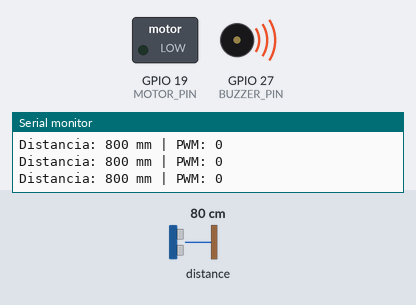
Simulated run of this sketch. Board: ESP32. Shown: switched loads named in the sketch (green lamp = pin HIGH), buzzer (waves = sounding), the last lines printed to the serial monitor. The test bench sets the inputs (shaded band); at power-on: distance to the obstacle 80 cm.

Above: at 1.9 s.
2.0 s: distance to the obstacle set to 2 cm
At 2.81 s:
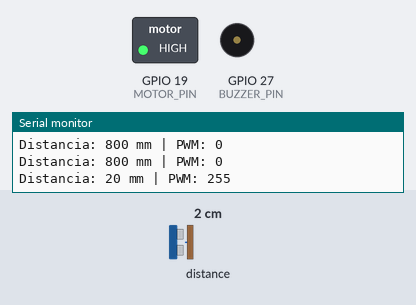
5.3 s: distance to the obstacle set to 4 cm
At 5.5 s:
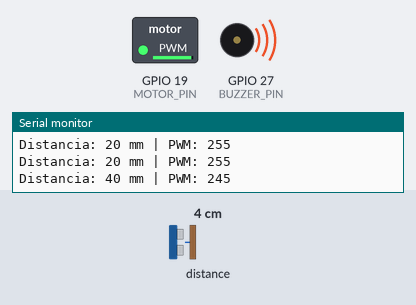
8.6 s: distance to the obstacle set to 18 cm
At 9.37 s:
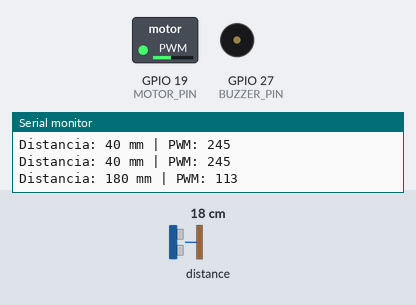
Timing chart, 0 to 17.9 s (numbered marks = the images above; inputs shaded):
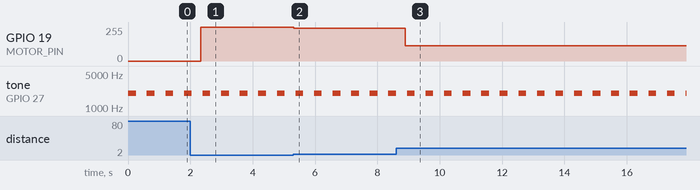

Measured:
- after the input at 2.0 s, GPIO 19 (MOTOR_PIN): 0/255 → 255/255 after 0.33 s
- after the input at 5.3 s, GPIO 19 (MOTOR_PIN): 255/255 → 244/255 at once
- after the input at 8.6 s, GPIO 19 (MOTOR_PIN): 244/255 → 113/255 after 0.29 s
- by itself, tone on GPIO 27 (BUZZER_PIN): alternates 2000 Hz for 0.25 s and silent for 0.35 s

The sketch:

TESTE_MOTOR_PROXM.ino
```cpp
#include <Wire.h>
#include <Adafruit_VL53L0X.h>

Adafruit_VL53L0X lox = Adafruit_VL53L0X();

// ===== PINOS =====
#define SDA_PIN 22
#define SCL_PIN 21
#define MOTOR_PIN 19
#define BUZZER_PIN 27

// ===== VARIÁVEIS =====
int distancia;
int intensidade;

void setup()
{
  Serial.begin(9600);

  // I2C
  Wire.begin(SDA_PIN, SCL_PIN);

  // NOVO PADRÃO PARA ESP32 CORE 3.x
  // ledcAttach(pino, frequencia, resolucao_bits)
  ledcAttach(MOTOR_PIN, 5000, 8);

  // Inicializa sensor
  if (!lox.begin())
  {
    Serial.println("Falha ao iniciar VL53L0X");
    while (1);
  }

  Serial.println("Sistema pronto!");

}

// Função para escanear e apitar
void diagnosticoI2C() {
  int nDevices = 0;

  // Configura o canal do buzzer
  ledcAttach(BUZZER_PIN, 2000, 8); // 2000Hz (frequência do som)

  // Varredura I2C
  for (byte address = 1; address < 127; address++) {
    Wire.beginTransmission(address);
    if (Wire.endTransmission() == 0)
    {
      nDevices++;
    }
  }

  // Feedback sonoro
  if (nDevices == 0) {
    // Apito longo de erro (1 segundo) se nada for encontrado
    ledcWrite(BUZZER_PIN, 128);
    delay(1000);
    ledcWrite(BUZZER_PIN, 0);
  } else {
    // Apita o número de vezes correspondente aos sensores
    for (int i = 0; i < nDevices; i++) {
      ledcWrite(BUZZER_PIN, 128); // Liga
      delay(250);                 // Duração do apito
      ledcWrite(BUZZER_PIN, 0);   // Desliga
      delay(250);                 // Intervalo entre apitos
    }
  }
}

void loop()
{
  VL53L0X_RangingMeasurementData_t measure;
  diagnosticoI2C();
  lox.rangingTest(&measure, false);

  if (measure.RangeStatus != 4)
  {
    distancia = measure.RangeMilliMeter;

    Serial.print("Distancia: ");
    Serial.print(distancia);
    Serial.print(" mm | ");

    // Limites de leitura para controle do motor
    if (distancia < 30) distancia = 30;   // Distância mínima (potência máxima)
    if (distancia > 300) distancia = 300; // Distância máxima (motor para)

    // Mapeia distância → intensidade (0 a 255)
    // 300mm = 0 (Desligado)  --->  30mm = 255 (Potência Máxima)
    intensidade = map(distancia, 300, 30, 0, 255);

    // Garante que o valor de PWM fique estritamente entre 0 e 255
    intensidade = constrain(intensidade, 0, 255);

    // Aplica o PWM no pino do motor
    ledcWrite(MOTOR_PIN, intensidade);

    Serial.print("PWM: ");
    Serial.println(intensidade);
  }
  else
  {
    Serial.println("Fora de alcance - Motor desligado");
    // Motor completamente desligado
    ledcWrite(MOTOR_PIN, 0);
  }

  delay(50);
}
```
